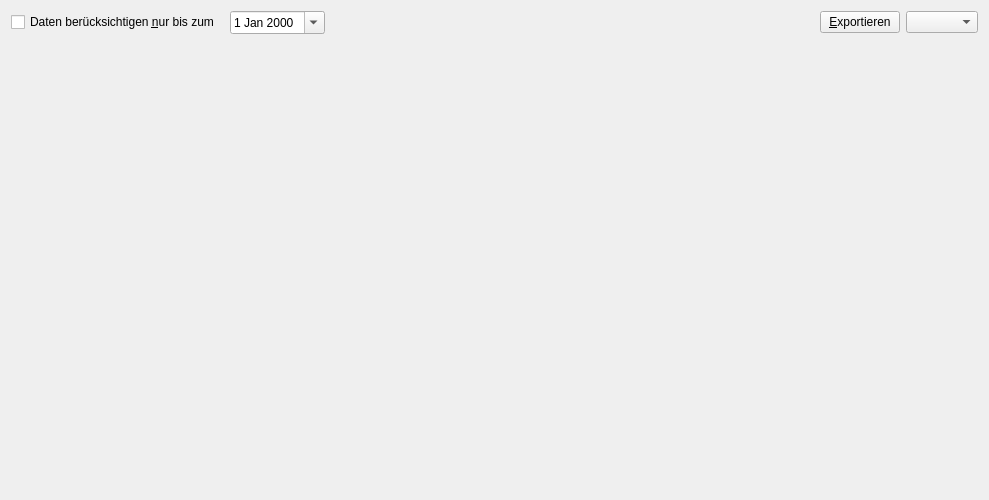
<?xml version="1.0" encoding="UTF-8"?>
<ui version="4.0">
 <class>LagerstandTextuellReport</class>
 <widget class="QWidget" name="LagerstandTextuellReport">
  <property name="geometry">
   <rect>
    <x>0</x>
    <y>0</y>
    <width>989</width>
    <height>500</height>
   </rect>
  </property>
  <property name="windowTitle">
   <string>Report</string>
  </property>
  <layout class="QGridLayout" name="gridLayout">
   <item row="1" column="0">
    <layout class="QVBoxLayout" name="verticalLayout">
     <item>
      <layout class="QHBoxLayout" name="horizontalLayout">
       <item>
        <widget class="QCheckBox" name="checkBox_useTillDate">
         <property name="text">
          <string>Daten berücksichtigen &amp;nur bis zum </string>
         </property>
        </widget>
       </item>
       <item>
        <widget class="QDateEdit" name="dateEdit_till">
         <property name="calendarPopup">
          <bool>true</bool>
         </property>
        </widget>
       </item>
       <item>
        <spacer name="horizontalSpacer">
         <property name="orientation">
          <enum>Qt::Horizontal</enum>
         </property>
         <property name="sizeHint" stdset="0">
          <size>
           <width>40</width>
           <height>20</height>
          </size>
         </property>
        </spacer>
       </item>
       <item>
        <widget class="QPushButton" name="pushButton_export">
         <property name="text">
          <string>&amp;Exportieren</string>
         </property>
        </widget>
       </item>
       <item>
        <widget class="QComboBox" name="comboBox_period"/>
       </item>
      </layout>
     </item>
     <item>
      <widget class="ReportTextViewWidget" name="textView" native="true"/>
     </item>
    </layout>
   </item>
  </layout>
 </widget>
 <customwidgets>
  <customwidget>
   <class>ReportTextViewWidget</class>
   <extends>QWidget</extends>
   <header>reports.reportTextViewWidget</header>
   <container>1</container>
  </customwidget>
 </customwidgets>
 <resources/>
 <connections/>
</ui>
